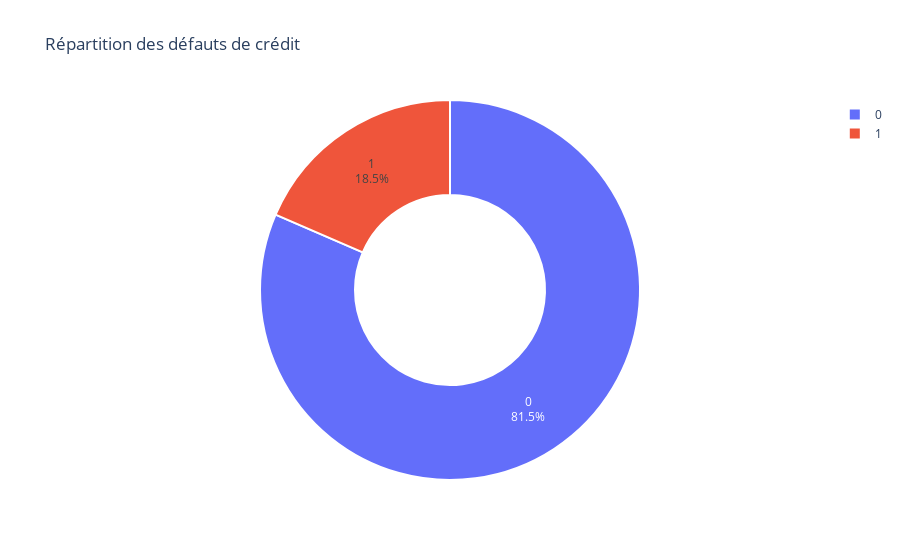

Notebook cell for this chart:
### Markdown cell above
*Les données présentent **une forte dispersion**, notamment au niveau des revenus et des dettes. Nous allons donc normaliser ou transformer certaines variables afin d’améliorer l’analyse et la modélisation*

### Code cell
fig = px.pie(
    df, 
    names="default",  
    title="Répartition des défauts de crédit",  
    color="default",  
    labels={"default": "Statut de défaut"},  
    hole=0.5
)

fig.update_traces(
    textinfo="percent+label", 
    marker=dict(line=dict(color="white", width=2))
)
fig.show()

### Figure 1 — Plotly figure (JSON) as saved in the notebook; plotly's stock layout.template omitted (floating-point values rounded to 4 significant figures; data arrays with more than 128 entries replaced by an {"elided": "..."} marker saying what was removed)
{"data": [{"customdata": {"elided": "10000x1 int values"}, "domain": {"x": [0, 1], "y": [0, 1]}, "hole": 0.5, "hovertemplate": "Statut de défaut=%{customdata[0]}<extra></extra>", "labels": {"elided": "10000 int values"}, "legendgroup": "", "marker": {"colors": {"elided": "10000 str values"}, "line": {"color": "white", "width": 2}}, "name": "", "showlegend": true, "textinfo": "percent+label", "type": "pie"}], "layout": {"legend": {"tracegroupgap": 0}, "title": {"text": "Répartition des défauts de crédit"}}}
